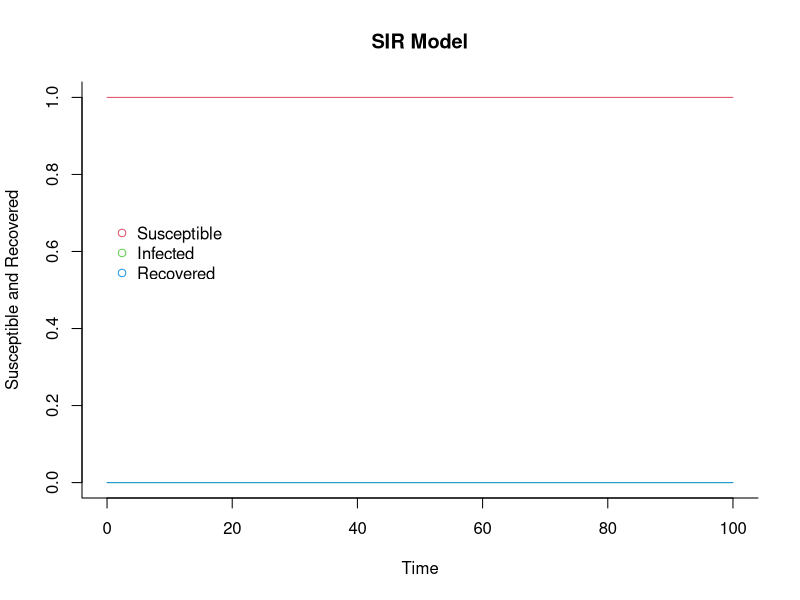

Write R code to recreate this figure.
## Load deSolve package
library(deSolve)
Total=1.4e10
## Create an SIR function
sir <- function(time, state, parameters) {
  
  with(as.list(c(state, parameters)), {
    
    dS <- -beta * S * I
    dI <-  beta * S * I - gamma * I
    dR <-                 gamma * I
    
    return(list(c(dS, dI, dR)))
  })
}

### Set parameters
## Proportion in each compartment: Susceptible 0.999999, Infected 0.000001, Recovered 0
init       <- c(S = 1-41/1400000000, I = 41/1400000000, R = 0.0)
## beta: infection parameter; gamma: recovery parameter
parameters <- c(beta = 0.6, gamma = 0.6)
## Time frame
times      <- seq(0, 100, by = 1)
## Solve using ode (General Solver for Ordinary Differential Equations)
out <- ode(y = init, times = times, func = sir, parms = parameters)
## change to data frame
out <- as.data.frame(out)
## Delete time variable
out$time <- NULL
# Show data
## Plot
matplot(x = times, y = out, type = "l",
        xlab = "Time", ylab = "Susceptible and Recovered", main = "SIR Model",
        lwd = 1, lty = 1, bty = "l", col = 2:4)

## Add legend
legend(0, 0.7, c("Susceptible", "Infected", "Recovered"), pch = 1, col = 2:4, bty = "n")
out[90:100,]
out[100,]$R*Total
